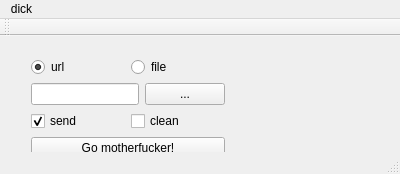
<?xml version="1.0" encoding="UTF-8"?>
<ui version="4.0">
 <class>MainWindow</class>
 <widget class="QMainWindow" name="MainWindow">
  <property name="geometry">
   <rect>
    <x>0</x>
    <y>0</y>
    <width>400</width>
    <height>174</height>
   </rect>
  </property>
  <property name="windowTitle">
   <string>web2kindle bastard</string>
  </property>
  <widget class="QWidget" name="centralWidget">
   <widget class="QWidget" name="gridLayoutWidget">
    <property name="geometry">
     <rect>
      <x>20</x>
      <y>10</y>
      <width>361</width>
      <height>111</height>
     </rect>
    </property>
    <layout class="QGridLayout" name="gridLayout_2">
     <property name="sizeConstraint">
      <enum>QLayout::SetFixedSize</enum>
     </property>
     <item row="1" column="0">
      <layout class="QHBoxLayout" name="horizontalLayout">
       <property name="sizeConstraint">
        <enum>QLayout::SetMaximumSize</enum>
       </property>
       <item>
        <widget class="QLineEdit" name="path">
         <property name="baseSize">
          <size>
           <width>276</width>
           <height>20</height>
          </size>
         </property>
        </widget>
       </item>
       <item>
        <widget class="QPushButton" name="folder">
         <property name="text">
          <string>...</string>
         </property>
        </widget>
       </item>
      </layout>
     </item>
     <item row="0" column="0">
      <layout class="QHBoxLayout" name="horizontalLayout_2">
       <property name="sizeConstraint">
        <enum>QLayout::SetMaximumSize</enum>
       </property>
       <item>
        <widget class="QRadioButton" name="url">
         <property name="enabled">
          <bool>true</bool>
         </property>
         <property name="text">
          <string>url</string>
         </property>
         <property name="checked">
          <bool>true</bool>
         </property>
         <attribute name="buttonGroup">
          <string notr="true">buttonGroup</string>
         </attribute>
        </widget>
       </item>
       <item>
        <widget class="QRadioButton" name="file">
         <property name="text">
          <string>file</string>
         </property>
         <attribute name="buttonGroup">
          <string notr="true">buttonGroup</string>
         </attribute>
        </widget>
       </item>
      </layout>
     </item>
     <item row="2" column="0">
      <layout class="QHBoxLayout" name="horizontalLayout_3">
       <property name="sizeConstraint">
        <enum>QLayout::SetMaximumSize</enum>
       </property>
       <item>
        <widget class="QCheckBox" name="send">
         <property name="text">
          <string>send</string>
         </property>
         <property name="checked">
          <bool>true</bool>
         </property>
        </widget>
       </item>
       <item>
        <widget class="QCheckBox" name="clean">
         <property name="text">
          <string>clean</string>
         </property>
        </widget>
       </item>
      </layout>
     </item>
     <item row="3" column="0">
      <widget class="QPushButton" name="go_button">
       <property name="baseSize">
        <size>
         <width>359</width>
         <height>23</height>
        </size>
       </property>
       <property name="text">
        <string>Go motherfucker!</string>
       </property>
      </widget>
     </item>
    </layout>
   </widget>
   <zorder>horizontalLayoutWidget_3</zorder>
   <zorder>gridLayoutWidget</zorder>
  </widget>
  <widget class="QMenuBar" name="menuBar">
   <property name="geometry">
    <rect>
     <x>0</x>
     <y>0</y>
     <width>400</width>
     <height>21</height>
    </rect>
   </property>
   <widget class="QMenu" name="menuDick">
    <property name="title">
     <string>dick</string>
    </property>
   </widget>
   <addaction name="menuDick"/>
  </widget>
  <widget class="QToolBar" name="mainToolBar">
   <attribute name="toolBarArea">
    <enum>TopToolBarArea</enum>
   </attribute>
   <attribute name="toolBarBreak">
    <bool>false</bool>
   </attribute>
  </widget>
  <widget class="QStatusBar" name="statusBar"/>
 </widget>
 <layoutdefault spacing="6" margin="11"/>
 <resources/>
 <connections/>
 <buttongroups>
  <buttongroup name="buttonGroup"/>
 </buttongroups>
</ui>
